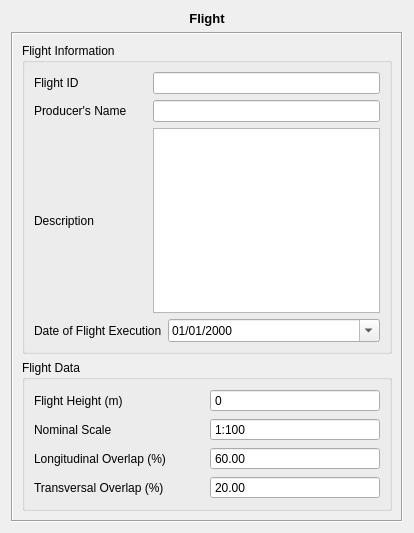
<?xml version="1.0" encoding="UTF-8"?>
<ui version="4.0">
 <class>FlightForm</class>
 <widget class="QWidget" name="FlightForm">
  <property name="geometry">
   <rect>
    <x>0</x>
    <y>0</y>
    <width>414</width>
    <height>533</height>
   </rect>
  </property>
  <property name="windowTitle">
   <string>Form</string>
  </property>
  <layout class="QVBoxLayout" name="verticalLayout_6">
   <item>
    <widget class="QLabel" name="label">
     <property name="text">
      <string>&lt;!DOCTYPE HTML PUBLIC &quot;-//W3C//DTD HTML 4.0//EN&quot; &quot;http://www.w3.org/TR/REC-html40/strict.dtd&quot;&gt;
&lt;html&gt;&lt;head&gt;&lt;meta name=&quot;qrichtext&quot; content=&quot;1&quot; /&gt;&lt;style type=&quot;text/css&quot;&gt;
p, li { white-space: pre-wrap; }
&lt;/style&gt;&lt;/head&gt;&lt;body style=&quot; font-family:'Sans'; font-size:10pt; font-weight:400; font-style:normal;&quot;&gt;
&lt;p style=&quot; margin-top:0px; margin-bottom:0px; margin-left:0px; margin-right:0px; -qt-block-indent:0; text-indent:0px;&quot;&gt;&lt;span style=&quot; font-weight:600;&quot;&gt;Flight&lt;/span&gt;&lt;/p&gt;&lt;/body&gt;&lt;/html&gt;</string>
     </property>
     <property name="alignment">
      <set>Qt::AlignCenter</set>
     </property>
    </widget>
   </item>
   <item>
    <widget class="QFrame" name="frame">
     <property name="frameShape">
      <enum>QFrame::Box</enum>
     </property>
     <property name="frameShadow">
      <enum>QFrame::Sunken</enum>
     </property>
     <layout class="QVBoxLayout" name="verticalLayout_5">
      <item>
       <widget class="QGroupBox" name="groupBox_2">
        <property name="title">
         <string>Flight Information</string>
        </property>
        <layout class="QVBoxLayout" name="verticalLayout_3">
         <item>
          <layout class="QVBoxLayout" name="verticalLayout_2">
           <item>
            <layout class="QHBoxLayout" name="horizontalLayout_8" stretch="1,2">
             <item>
              <widget class="QLabel" name="label_10">
               <property name="text">
                <string>Flight ID</string>
               </property>
              </widget>
             </item>
             <item>
              <widget class="QLineEdit" name="flightIDLineEdit"/>
             </item>
            </layout>
           </item>
           <item>
            <layout class="QHBoxLayout" name="horizontalLayout_7" stretch="1,2">
             <item>
              <widget class="QLabel" name="label_7">
               <property name="text">
                <string>Producer's Name</string>
               </property>
              </widget>
             </item>
             <item>
              <widget class="QLineEdit" name="producerNameLineEdit"/>
             </item>
            </layout>
           </item>
           <item>
            <layout class="QHBoxLayout" name="horizontalLayout_9" stretch="1,2">
             <item>
              <widget class="QLabel" name="label_8">
               <property name="text">
                <string>Description</string>
               </property>
              </widget>
             </item>
             <item>
              <widget class="QPlainTextEdit" name="descriptionTextEdit"/>
             </item>
            </layout>
           </item>
           <item>
            <layout class="QHBoxLayout" name="horizontalLayout_10" stretch="1,2">
             <item>
              <widget class="QLabel" name="label_9">
               <property name="text">
                <string>Date of Flight Execution</string>
               </property>
              </widget>
             </item>
             <item>
              <widget class="QDateEdit" name="flightDateEdit">
               <property name="minimumDate">
                <date>
                 <year>1913</year>
                 <month>1</month>
                 <day>1</day>
                </date>
               </property>
               <property name="displayFormat">
                <string>dd/MM/yyyy</string>
               </property>
               <property name="calendarPopup">
                <bool>true</bool>
               </property>
              </widget>
             </item>
            </layout>
           </item>
          </layout>
         </item>
        </layout>
       </widget>
      </item>
      <item>
       <widget class="QGroupBox" name="groupBox">
        <property name="title">
         <string>Flight Data</string>
        </property>
        <layout class="QVBoxLayout" name="verticalLayout_4">
         <item>
          <layout class="QVBoxLayout" name="verticalLayout">
           <item>
            <layout class="QHBoxLayout" name="horizontalLayout_5">
             <item>
              <widget class="QLabel" name="label_3">
               <property name="text">
                <string>Flight Height (m)</string>
               </property>
              </widget>
             </item>
             <item>
              <widget class="QSpinBox" name="flightHeightSpinBox">
               <property name="toolTip">
                <string>Flight Height Above Sea Level</string>
               </property>
               <property name="buttonSymbols">
                <enum>QAbstractSpinBox::NoButtons</enum>
               </property>
               <property name="accelerated">
                <bool>true</bool>
               </property>
               <property name="maximum">
                <number>15000</number>
               </property>
               <property name="singleStep">
                <number>100</number>
               </property>
              </widget>
             </item>
            </layout>
           </item>
           <item>
            <layout class="QHBoxLayout" name="horizontalLayout_4">
             <item>
              <widget class="QLabel" name="label_4">
               <property name="text">
                <string>Nominal Scale</string>
               </property>
              </widget>
             </item>
             <item>
              <widget class="QSpinBox" name="nominalScaleSpinBox">
               <property name="toolTip">
                <string>Example: 1:10.000 equals &quot;One to Ten Thousand Scale&quot;</string>
               </property>
               <property name="whatsThis">
                <string/>
               </property>
               <property name="buttonSymbols">
                <enum>QAbstractSpinBox::NoButtons</enum>
               </property>
               <property name="accelerated">
                <bool>true</bool>
               </property>
               <property name="prefix">
                <string>1:</string>
               </property>
               <property name="minimum">
                <number>100</number>
               </property>
               <property name="maximum">
                <number>10000000</number>
               </property>
               <property name="singleStep">
                <number>100</number>
               </property>
              </widget>
             </item>
            </layout>
           </item>
           <item>
            <layout class="QHBoxLayout" name="horizontalLayout_3">
             <item>
              <widget class="QLabel" name="label_5">
               <property name="text">
                <string>Longitudinal Overlap (%)</string>
               </property>
              </widget>
             </item>
             <item>
              <widget class="QDoubleSpinBox" name="horizontalOverlapDoubleSpinBox">
               <property name="buttonSymbols">
                <enum>QAbstractSpinBox::NoButtons</enum>
               </property>
               <property name="accelerated">
                <bool>true</bool>
               </property>
               <property name="minimum">
                <double>5.000000000000000</double>
               </property>
               <property name="maximum">
                <double>95.000000000000000</double>
               </property>
               <property name="value">
                <double>60.000000000000000</double>
               </property>
              </widget>
             </item>
            </layout>
           </item>
           <item>
            <layout class="QHBoxLayout" name="horizontalLayout">
             <item>
              <widget class="QLabel" name="label_6">
               <property name="text">
                <string>Transversal Overlap (%)</string>
               </property>
              </widget>
             </item>
             <item>
              <widget class="QDoubleSpinBox" name="verticalOverlapDoubleSpinBox">
               <property name="buttonSymbols">
                <enum>QAbstractSpinBox::NoButtons</enum>
               </property>
               <property name="accelerated">
                <bool>true</bool>
               </property>
               <property name="minimum">
                <double>5.000000000000000</double>
               </property>
               <property name="maximum">
                <double>95.000000000000000</double>
               </property>
               <property name="value">
                <double>20.000000000000000</double>
               </property>
              </widget>
             </item>
            </layout>
           </item>
          </layout>
         </item>
        </layout>
       </widget>
      </item>
     </layout>
    </widget>
   </item>
  </layout>
 </widget>
 <resources/>
 <connections/>
</ui>
